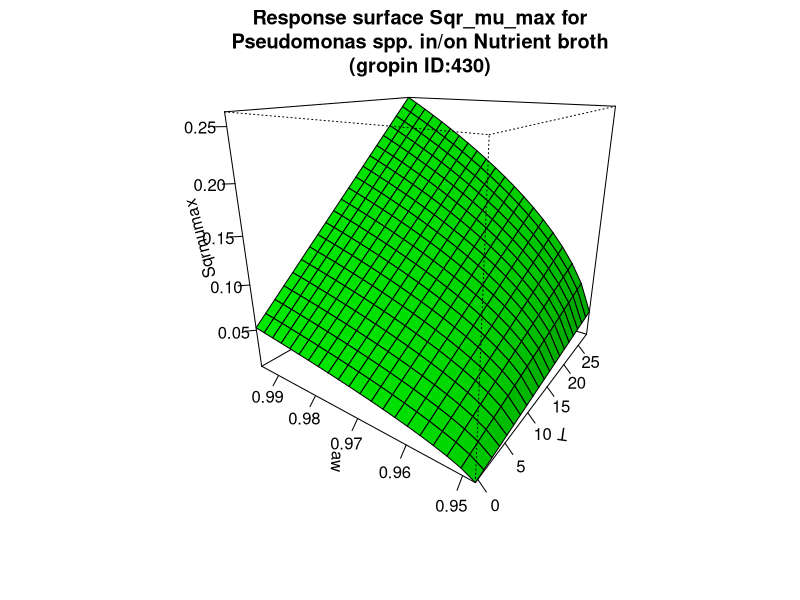

This figure's R source:
#############################
# start of Parameter script
#############################
T <- seq(-0.4004,28.1718281718282,length.out=21)
aw <- seq(0.947947,0.995004995004995,length.out=21)
#############################
# end of Parameter script
#############################
############################# 
# start of Model script Gropin ID 430 
#############################
 
# constant coefficients for this model
 
variables <- data.frame(T,aw)
argumentsPar <- unique.data.frame(expand.grid(variables))
 
# heart of the model
response_surface <- function(T,aw) {
   mumax <-0.03346*(T+7.6)*sqrt(aw-0.947)

	return(mumax=mumax)
} 

# output parameters
responseSurface <- cbind(argumentsPar,response_surface(argumentsPar['T'],argumentsPar['aw']))
colnames(responseSurface) <- c(colnames(argumentsPar),'Sqrmumax')
#############################
# End of Model script
#############################
############################# 
# start of Visualisation script Gropin ID 430 
#############################
titleText <-'Response surface Sqr_mu_max for
Pseudomonas spp. in/on Nutrient broth
(gropin ID:430)'
persp(T,aw,matrix(unlist(responseSurface$'Sqrmumax'),nrow=21),col = 'green',xlab='T',ylab='aw',zlab='Sqrmumax',main=titleText,theta=305,phi=20,shade=0.25,ticktype = 'detailed')
#############################
# End of Visualisation script
#############################
